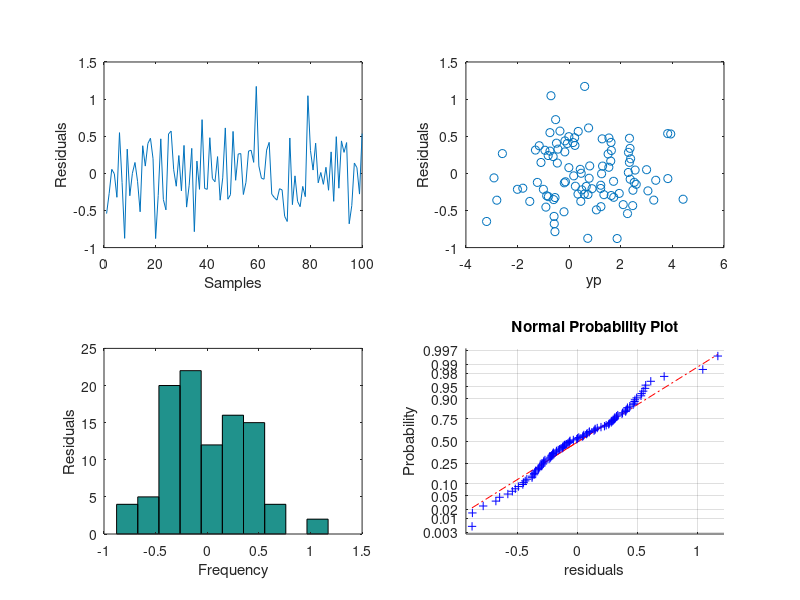

This chart was generated by the following MATLAB code:
%% Multiple linear regression modelling exercise 3 
clear all 
close all 
randn('seed',0)

%% Exercise 3 
% Simulate model predictor variables and response variable

%generate 200x5 matrix of normal random numbers mean 0 sd 1
x=randn(100,2);
xn=x+0.2*randn(100,2);%add noise to predictor variables 
%define beta values 
B0=0.5;
B1=-0.8;
B2=1.5;
n=0.2*randn(100,1); %resposne noise
%generate response variable 
y=B0+B1*x(:,1)+B2*x(:,2)+n;

%use MLR estimation of model parameters 
%always include a beta 0 term
xn=[ones(100,1) xn];
%MLR equation on slide 5 and 6 separated into two lines
c=inv(xn(1:100,:)'*xn(1:100,:)); %currently using all data (1:100) as training data 
disp('predictor response variables')
th =c*xn(1:100,:)'*y(1:100)
yp1=xn(1:100,:)*th; %model predictor variable 
e=yp1-y; %error
%RSS output 
disp('residual sum of squares')
rss=e'*e;
%coefficient R^2
disp('R squared')
r2=sum((yp1-mean(y)).^2)/sum((y-mean(y)).^2)

% Plot residual assumption graphs 

figure 
%check for non-dependence 
subplot(221)
plot(e)
ylabel('Residuals')
xlabel('Samples')
%check for convergence/divergence 
subplot(222)
plot(yp1,e,'o')
ylabel('Residuals')
xlabel('yp')
%check for normality 
subplot(223)
hist(e)
xlabel('Frequency')
ylabel('Residuals')
subplot(224)
normplot(e)
xlabel('residuals')

